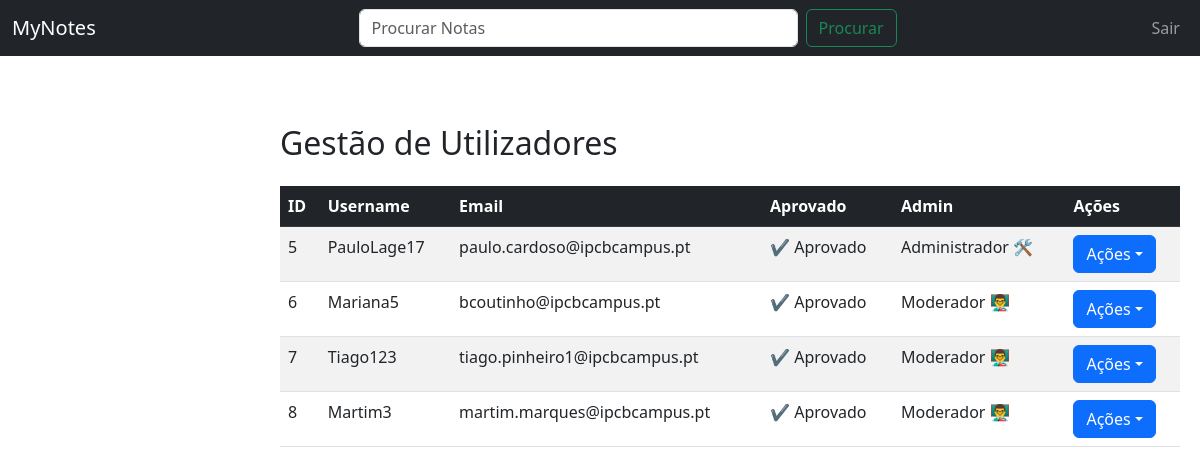
Screenshot of /MyNotes/aprovar_contas.php (signed in) with the database file from the repository.
### tables this page shows
CREATE TABLE `userdata` (
  `id` int(11) NOT NULL,
  `username` varchar(20) NOT NULL,
  `email` varchar(100) NOT NULL,
  `password` varchar(255) NOT NULL,
  `aprovado` tinyint(1) NOT NULL DEFAULT 0,
  `admin` tinyint(2) NOT NULL DEFAULT 0,
  `escola` varchar(10) DEFAULT NULL
);

### MyNotes/aprovar_contas.php (the view, shortened to what this page needs)
<?php
require_once "config.php";
$sql = "SELECT id, username, email, aprovado, admin FROM userdata";
$stmt = $conn->prepare($sql);
$stmt->execute();
$users = $stmt->fetchAll(PDO::FETCH_ASSOC);
?>
<!DOCTYPE html>
<html lang="pt">
<head>
    <link href="https://cdn.jsdelivr.net/npm/bootstrap@5.3.0/dist/css/bootstrap.min.css" rel="stylesheet">
    <link rel="stylesheet" href="styles.css">
</head>
<body>
    <nav class="navbar navbar-expand-lg navbar-dark bg-dark">
        <div class="container-fluid">
            <a class="navbar-brand" href="index.php">MyNotes</a>
            <div class="collapse navbar-collapse" id="navbarNav">
                <ul class="navbar-nav w-100 align-items-center">
                    <li class="nav-item mx-auto search-form" style="width: 50%;">
                        <form class="d-flex">
                            <input class="form-control me-2 w-100" type="search" placeholder="Procurar Notas"
                                aria-label="Search">
                            <button class="btn btn-outline-success" type="submit">Procurar</button>
                        </form>
                    </li>
                    <?php if (isset($_SESSION["user_id"])): ?>
                        <li class="nav-item"><a class="nav-link" href="logout.php">Sair</a></li>
                    <?php else: ?>
                        <li class="nav-item"><a class="nav-link" href="login.php">Login</a></li>
                    <?php endif; ?>
                </ul>
            </div>
        </div>
    </nav>
    <div class="content container mt-5">
        <h2 class="mb-4">Gestão de Utilizadores</h2>
        <table class="table table-striped">
            <thead class="table-dark">
                <tr>
                    <th>ID</th>
                    <th>Username</th>
                    <th>Email</th>
                    <th>Aprovado</th>
                    <th>Admin</th>
                    <th>Ações</th>
                </tr>
            </thead>
            <tbody>
                <?php foreach ($users as $user): ?>
                    <tr>
                        <td><?= htmlspecialchars($user['id']) ?></td>
                        <td><?= htmlspecialchars($user['username']) ?></td>
                        <td><?= htmlspecialchars($user['email']) ?></td>
                        <td><?= $user['aprovado'] ? "✔️ Aprovado" : "❌ Pendente" ?></td>
                        <td>
                            <?php
                            if ($user['admin'] == 2) {
                                echo "Administrador 🛠️";
                            } elseif ($user['admin'] == 1) {
                                echo "Moderador 👨‍🏫";
                            } else {
                                echo "Utilizador 🧑‍🎓";
                            }
                            ?>
                        </td>
                        <td>
                            <div class="dropdown">
                                <button class="btn btn-primary dropdown-toggle" type="button"
                                    data-bs-toggle="dropdown">Ações</button>
                            </div>
                        </td>
                    </tr>
                <?php endforeach; ?>
            </tbody>
        </table>
    </div>
</body>
</html>

### MyNotes/styles.css (style rules this page uses)
.content { margin-left: 260px; padding: 20px; max-width: calc(100% - 260px); }

### rows the page displays
userdata: id "5", username "PauloLage17", email "paulo.cardoso@ipcbcampus.pt", aprovado "✔️ Aprovado", admin "Administrador 🛠️"
userdata: id "6", username "Mariana5", email "bcoutinho@ipcbcampus.pt", aprovado "✔️ Aprovado", admin "Moderador 👨‍🏫"
userdata: id "7", username "Tiago123", email "tiago.pinheiro1@ipcbcampus.pt", aprovado "✔️ Aprovado", admin "Moderador 👨‍🏫"
userdata: id "8", username "Martim3", email "martim.marques@ipcbcampus.pt", aprovado "✔️ Aprovado", admin "Moderador 👨‍🏫"
